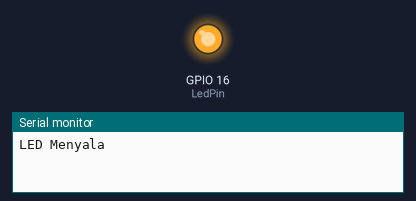
Bench run of a program on a simulated ESP32. On the bench: output pins drawn as LEDs (lit = HIGH), the last lines printed to the serial monitor.

Above: at 1.5 s.
At 4.5 s:
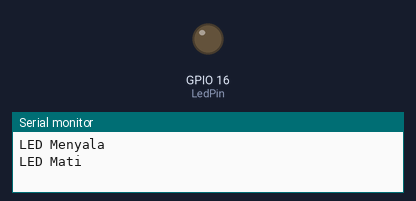
Timing chart, 0 to 7.8 s (numbered marks = the images above):
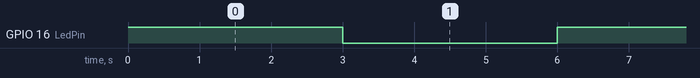

Measured:
- by itself, GPIO 16 (LedPin): alternates HIGH for 3.0 s and LOW for 3.0 s

The program:

main.cpp
```cpp
#include <Arduino.h>

const int LedPin = 16;

// put function declarations here:

void setup() {
  // put your setup code here, to run once:
  // Mengatur pin LED sebagai OUTPUT
  pinMode(LedPin, OUTPUT);

  // Memulai komunikasi serial untuk debugging
  Serial.begin(115200);
}

void loop() {
  // put your main code here, to run repeatedly:
  digitalWrite(LedPin, HIGH);  // Menyalakan LED
  Serial.println("LED Menyala");
  delay(3000);                 // Menunggu 3 detik

  digitalWrite(LedPin, LOW);   // Mematikan LED
  Serial.println("LED Mati");
  delay(3000);                 // Menunggu 3 detik
}
```
